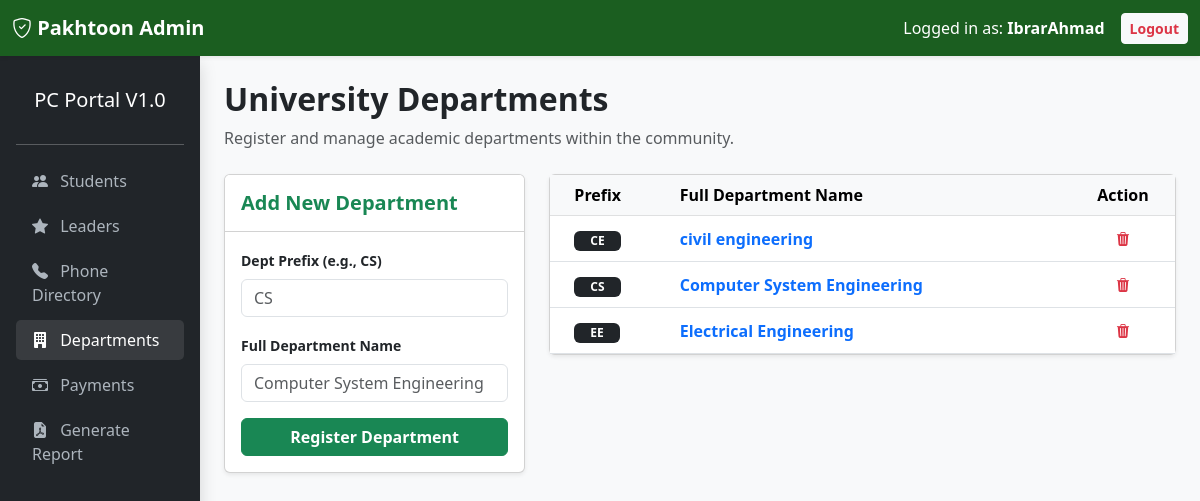
Page /backend/departments.php (signed in) on the committed database.
### tables this page shows
CREATE TABLE `Departments` (
  `dept_prefix` varchar(5) NOT NULL,
  `dept_name` varchar(100) NOT NULL,
  PRIMARY KEY (`dept_prefix`),
  UNIQUE KEY `dept_name` (`dept_name`)
);

### backend/departments.php (the view, shortened to what this page needs)
<?php
include_once('../config/db.php');
$query = "SELECT * FROM Departments ORDER BY dept_name ASC";
$result = mysqli_query($con, $query);
?>
<!DOCTYPE html>
<html lang="en">
<head>
    <link href="https://cdn.jsdelivr.net/npm/bootstrap@5.3.0/dist/css/bootstrap.min.css" rel="stylesheet">
    <link rel="stylesheet" href="https://cdn.jsdelivr.net/npm/bootstrap-icons@1.11.0/font/bootstrap-icons.css">
</head>
<body>
<nav class="navbar navbar-expand-lg navbar-dark shadow-sm">
    <div class="container-fluid">
        <a class="navbar-brand fw-bold" href="#"><i class="bi bi-shield-check"></i> Pakhtoon Admin</a>
        <div class="ms-auto d-flex align-items-center">
            <span class="text-white me-3 d-none d-md-inline">Logged in as: <strong><?php echo $_SESSION['full_name']; ?></strong></span>
            <a href="../backend/logout.php" class="btn btn-light btn-sm fw-bold text-danger">Logout</a>
        </div>
    </div>
</nav>
<div class="container-fluid">
    <div class="row">
        <div class="col-md-2 p-3 sidebar shadow">
            <h5 class="text-center py-3">PC Portal V1.0</h5>
            <hr>
            <nav class="nav flex-column mt-3">
                <a class="nav-link" href="../frontened/admin_dash.php"><i class="bi bi-people-fill me-2"></i> Students</a>
                <a class="nav-link" href="leaders_dash.php"><i class="bi bi-star-fill me-2"></i> Leaders</a>
                <a class="nav-link" href="phone_directory.php"><i class="bi bi-telephone-fill me-2"></i> Phone Directory</a>
                <a class="nav-link active" href="departments.php"><i class="bi bi-building-fill me-2"></i> Departments</a>
                <a class="nav-link" href="payment_records.php"><i class="bi bi-cash-stack me-2"></i> Payments</a>
                <a class="nav-link" href="../backend/generate_report.php" target="_blank"><i class="bi bi-file-earmark-pdf-fill me-2"></i> Generate Report</a>
            </nav>
        </div>
        <div class="col-md-10 p-4">
            <div class="mb-4">
                <h2 class="fw-bold text-dark">University Departments</h2>
                <p class="text-muted">Register and manage academic departments within the community.</p>
            </div>
            <div class="row">
                <div class="col-md-4">
                    <div class="card dept-card shadow-sm mb-4">
                        <div class="card-header bg-white py-3">
                            <h5 class="mb-0 fw-bold text-success">Add New Department</h5>
                        </div>
                        <div class="card-body">
                            <form action="departments.php" method="POST">
                                <div class="mb-3">
                                    <label class="form-label small fw-bold">Dept Prefix (e.g., CS)</label>
                                    <input type="text" name="dept_prefix" class="form-control" maxlength="5" required placeholder="CS">
                                </div>
                                <div class="mb-3">
                                    <label class="form-label small fw-bold">Full Department Name</label>
                                    <input type="text" name="dept_name" class="form-control" required placeholder="Computer System Engineering">
                                </div>
                                <button type="submit" name="add_dept_btn" class="btn btn-success w-100 fw-bold">Register Department</button>
                            </form>
                        </div>
                    </div>
                </div>
                <div class="col-md-8">
                    <div class="card dept-card shadow-sm">
                        <div class="card-body p-0">
                            <div class="table-responsive">
                                <table class="table table-hover align-middle mb-0">
                                    <thead class="table-light">
                                        <tr>
                                            <th class="ps-4">Prefix</th>
                                            <th>Full Department Name</th>
                                            <th class="text-center">Action</th>
                                        </tr>
                                    </thead>
                                    <tbody>
                                        <?php while($row = mysqli_fetch_assoc($result)): ?>
                                        <tr>
                                            <td class="ps-4"><span class="badge bg-dark px-3"><?php echo $row['dept_prefix']; ?></span></td>
                                            <td class="fw-bold text-primary"><?php echo $row['dept_name']; ?></td>
                                            <td class="text-center">
                                                <a href="departments.php?delete=<?php echo $row['dept_prefix']; ?>"
                                                   class="btn btn-sm btn-outline-danger border-0"
                                                   onclick="return confirm('Are you sure? All student records associated with this prefix must be cleared first.')">
                                                    <i class="bi bi-trash3-fill"></i>
                                                </a>
                                            </td>
                                        </tr>
                                        <?php endwhile; ?>
                                    </tbody>
                                </table>
                            </div>
                        </div>
                    </div>
                </div>
            </div>
        </div>
    </div>
</div>
</body>
</html>

### backend/departments.php (style rules this page uses)
:root { --pakhtoon-green: #1b5e20; --pakhtoon-dark: #0a2d0d; }
body { background-color: #f8f9fa; }
.navbar { background-color: var(--pakhtoon-green) !important; }
.sidebar { background-color: #212529; min-height: 100vh; color: white; }
.sidebar .nav-link { color: #adb5bd; transition: 0.3s; margin-bottom: 5px; }
.sidebar .nav-link:hover, .sidebar .nav-link.active { color: white; background: rgba(255,255,255,0.1); border-radius: 5px; }

### rows in the picture
departments: dept_prefix "CE", dept_name "civil engineering"
departments: dept_prefix "CS", dept_name "Computer System Engineering"
departments: dept_prefix "EE", dept_name "Electrical Engineering"

### other values in the picture
$_SESSION['full_name'] "IbrarAhmad"
